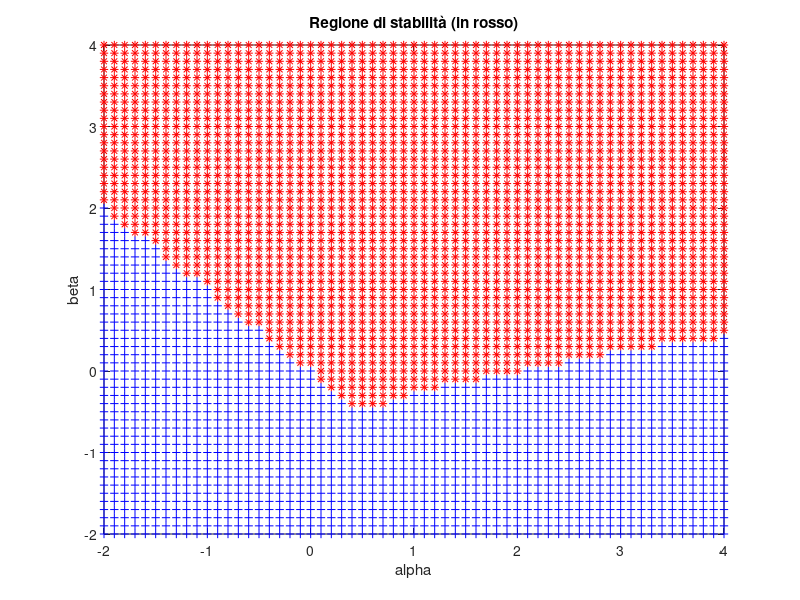

Write MATLAB code to recreate this figure.
function Esempio3_16()
  close all
  clear all
  clc
  % L'obiettivo è rappresentare la regione di stabilità asintotica per un
  % sistema con parametri incerti.
  alpha = -2:0.1:4;
  beta = -2:0.1:4;
  statiStabili = zeros(length(alpha),length(beta));

  for i = 1:length(alpha)
    for j = 1:length(beta)
      rt = routh([1, 2+beta(j), 1+2*beta(j), alpha(i)+beta(j)], 0.001);
      statiStabili(i,j) = all(rt(:,1)>0) || all(rt(:,1)<0);
    endfor
  endfor

  [B, A] = meshgrid(beta, alpha);

  figure(1)
  plot(A(statiStabili==1),B(statiStabili==1), 'r*',...
        A(statiStabili==0),B(statiStabili==0), 'b+');
  xlabel('alpha')
  ylabel('beta')
  title('Regione di stabilità (in rosso)')

endfunction

function rt = routh(poli,epsilon)
  % Compongo la tabella di Routh
  if (nargin < 2)
    fprintf('\nEpsilon not provided. Assuming 0.0001.');
    epsilon = 0.0001;
  endif

  nCoeff = size(poli,2);
  rt = zeros(nCoeff, ceil(nCoeff/2)); % Inizializzo la tabella

  % Si popolano le prime due righe
  for i = 1 : nCoeff
    r = 2 - mod(i,2); %Prima o seconda riga
    c = ceil(i/2); %Procedo con le colonne
    rt(r, c) = poli(i);
  endfor

  righeDaFare = nCoeff - 2;
  indiceMaxColonna = zeros(righeDaFare,1);
  for i = 1 : righeDaFare
    indiceMaxColonna(righeDaFare-i+1) = ceil(i/2);
  endfor

  for i = 3 : nCoeff
    % Prima di calcolare il nuovo valore, verifico se ci sono casi particolari.
    % I casi particolari sono descritti in:
    % https://it.wikipedia.org/wiki/Criterio_di_Routh-Hurwitz
    if (all(rt(i-1,:)==0)) % Caso di riga nulla precedente
      fprintf('\nCaso speciale riga nulla\n');
      ordPoliAux = nCoeff - i + 2; % Ordine del polinomio ausiliario
      nCoeffAux = ceil(ordPoliAux/2) - mod(ordPoliAux,2) + 1; % Num. coeff. polinomio ausiliario
      poliAux = rt(i-2,1:nCoeffAux); % Prendo il polinomio ausiliario da usare
      potenzeAux = ordPoliAux:-2:0; % Il polinomio ha potenze pari
      rt(i-1,1:nCoeffAux) = poliAux .* potenzeAux; % Assegno la derivata
    elseif (rt(i-1,1)==0) % Caso di primo termine nullo
      fprintf('\nCaso speciale primo termine nullo\n');
      if (all(rt(1:i-1,1)>=0))
        rt(i-1,1) = epsilon;
      else
        rt(i-1,1) = -epsilon;
      endif
    endif

    for j = 1 : indiceMaxColonna(i-2)
      h1 = rt(i-2,1);
      k1 = rt(i-1,1);
      hi1 = rt(i-2,j+1);
      ki1 = rt(i-1,j+1);
      rt(i,j) = hi1 - (h1*ki1)/k1; % Applico la formula di p.69
    endfor
  endfor
endfunction
